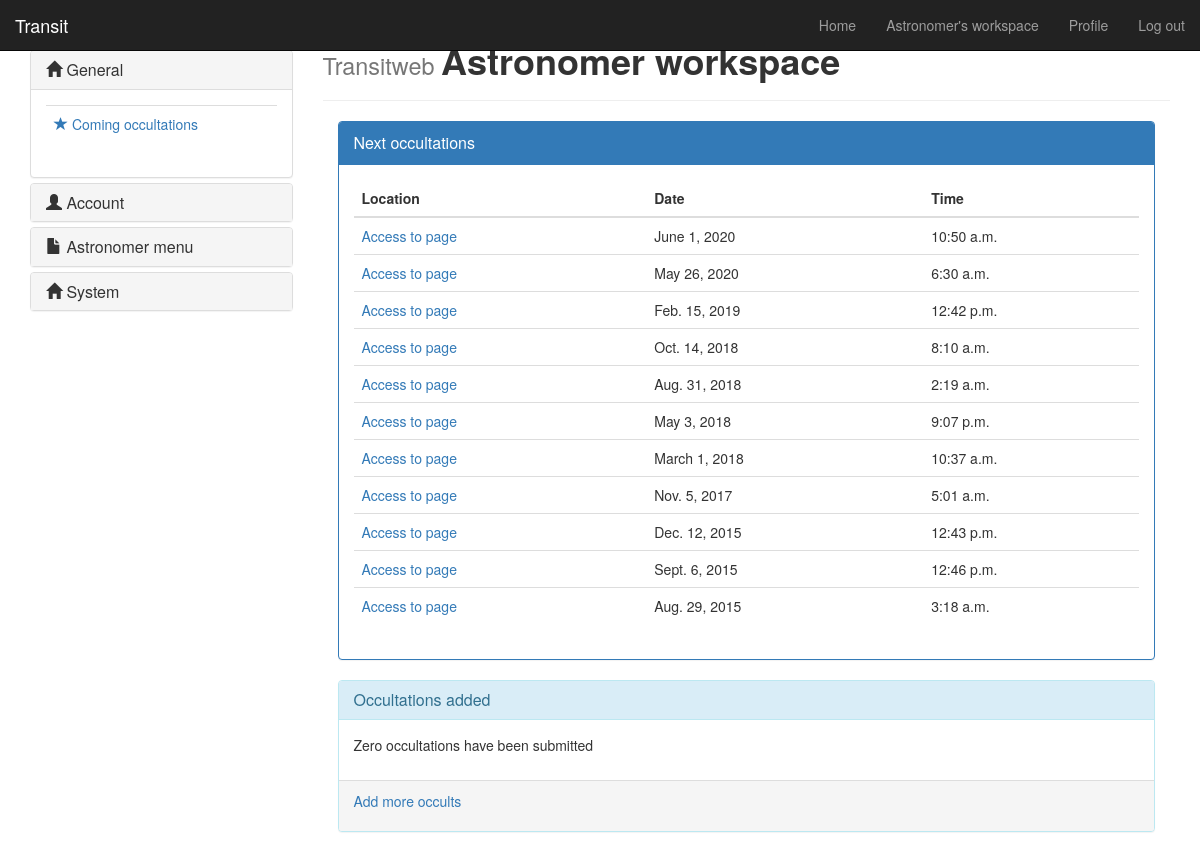
The app's page /workspace/astronomer/ (signed in) with its own data.
### transitweb/models.py (models this page shows, shortened)
class Occultation(models.Model):
    datePrediction = models.DateField(default=now)
    timePrediction = models.TimeField(default=now)
    additionalInfo = models.CharField(max_length=128, null=True)
    usersGo = models.ManyToManyField(UserObserver, null=True)
    adenda = tinymce_models.HTMLField(null=True)
    reporter = models.ForeignKey(UserAstronomer, null=True)
    attachedFile = models.FileField(null = True)
    attachedImage = models.ImageField(null = True)

### transitweb/views.py (the view)
# urls.py: url(r'^workspace/astronomer/$', views.workspace_astronomer, name='workspace_astronomer'),
@login_required
def workspace_astronomer(request):
    context_dict = initialize_context(request)
    userAstronomer = context_dict.get("userAstronomer")
    if userAstronomer != None:
        context_dict["own_occults"] = Occultation.objects.filter(reporter = userAstronomer)
        return render(request, "workspace/astronomer.html", context_dict)
    return index_alert(request, "We are sorry, only authorized accounts can perform this action")

### transitweb/views.py (called while the page is built)
def get_UserObserver_from_request(request):
    user = request.user
    for u in UserObserver.objects.all():
        if user == u.user:
            return u
    return None

def get_UserAstronomer_from_request(request):
    user = request.user
    for u in UserAstronomer.objects.all():
        if user == u.user:
            return u
    return None

### transitweb/templates/workspace/astronomer.html (shortened to what this page needs)
{% extends 'base.html' %}
{% load staticfiles %}
{% block heading %}Astronomer workspace{% endblock %}
{% block body_block %}
 <div class="col-md-12">
  <div class="panel panel-primary">
   <div class="panel-heading">
<span class="panel-title">Next occultations</span>
   </div>
   <div class="panel-body">
<table class="table">
<thead>
<tr>
<th>Location</th>
<th>Date</th>
<th>Time</th>
</tr>
</thead>
<tbody>
{% for o in occultations %}
<tr>
<td><a href="/occultation/{{ o.id }}">Access to page</a></td>
<td>{{ o.datePrediction }}</td>
<td>{{ o.timePrediction }}</td>
</tr>
{% endfor %}
</tbody></table>
</div>
  </div>
  <div class="panel panel-info">
  <div class="panel-heading">
    <h3 class="panel-title">Occultations added</h3>
  </div>
  <div class="panel-body">
    {% if own_occults %}
      <ul>
        {% for own_occult in own_occults %}
          <li><a href="/occultation/{{ o.id }}"><b>Occult {{ own_occult }}</b></a></li>
        {% endfor %}
      </ul>
    {% else %}
      <p>Zero occultations have been submitted</p>
    {% endif %}
  </div>
  <div class="panel-footer">
    <p><a href="{% url 'add_occult' %}">Add more occults</a>
  </div>
  </div>
 </div>
{% endblock %}

### records on screen
Occultation: datePrediction "June 1, 2020", timePrediction "10:50 a.m."
Occultation: datePrediction "May 26, 2020", timePrediction "6:30 a.m."
Occultation: datePrediction "Feb. 15, 2019", timePrediction "12:42 p.m."
Occultation: datePrediction "Oct. 14, 2018", timePrediction "8:10 a.m."
Occultation: datePrediction "Aug. 31, 2018", timePrediction "2:19 a.m."
Occultation: datePrediction "May 3, 2018", timePrediction "9:07 p.m."
Occultation: datePrediction "March 1, 2018", timePrediction "10:37 a.m."
Occultation: datePrediction "Nov. 5, 2017", timePrediction "5:01 a.m."
Occultation: datePrediction "Dec. 12, 2015", timePrediction "12:43 p.m."
Occultation: datePrediction "Sept. 6, 2015", timePrediction "12:46 p.m."
Occultation: datePrediction "Aug. 29, 2015", timePrediction "3:18 a.m."
